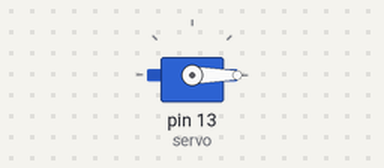
Bench run of a sketch on a simulated Arduino Uno, built with avr-gcc and run on an emulated ATmega328P. On the bench: servo.

Above: at 0.05 s.
At 7.45 s:
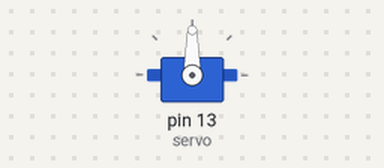
At 14.95 s:
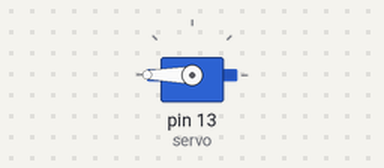
Timing chart, 0 to 19.5 s (numbered marks = the images above):
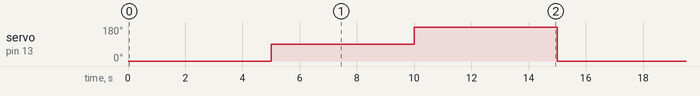

Measured:
- by itself, servo on pin 13 (servo): repeats every 15.0 s: 180° 5.0 s, 0° 5.0 s, 90° 5.0 s

The sketch:

Servo.ino
```cpp
#include <Servo.h>

Servo servo;

void setup() {
  servo.attach(13); // Connect servo signal pin to D13
}

void loop() {
  servo.write(0);    // Move to 0 degrees
  delay(5000);       // Wait 5 seconds

  servo.write(90);   // Move to 90 degrees
  delay(5000);       // Wait 5 seconds

  servo.write(180);  // Move to 180 degrees
  delay(5000);       // Wait 5 seconds
}
```
